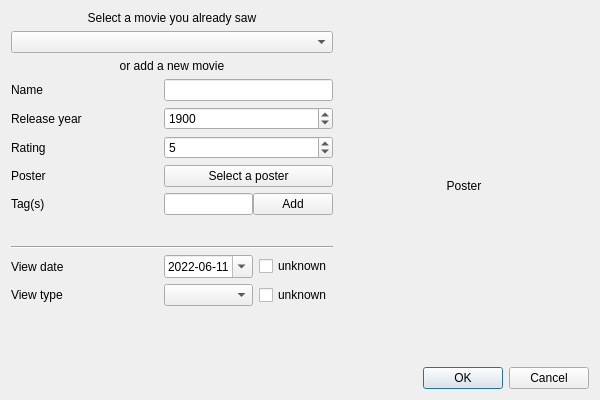
<?xml version="1.0" encoding="UTF-8"?>
<ui version="4.0">
 <class>AddViewDialog</class>
 <widget class="QDialog" name="AddViewDialog">
  <property name="geometry">
   <rect>
    <x>0</x>
    <y>0</y>
    <width>600</width>
    <height>400</height>
   </rect>
  </property>
  <property name="sizePolicy">
   <sizepolicy hsizetype="Preferred" vsizetype="Preferred">
    <horstretch>0</horstretch>
    <verstretch>0</verstretch>
   </sizepolicy>
  </property>
  <property name="windowTitle">
   <string>Add a view</string>
  </property>
  <property name="autoFillBackground">
   <bool>false</bool>
  </property>
  <property name="sizeGripEnabled">
   <bool>false</bool>
  </property>
  <property name="modal">
   <bool>true</bool>
  </property>
  <layout class="QGridLayout" name="gridLayout" columnstretch="6,4">
   <property name="sizeConstraint">
    <enum>QLayout::SetDefaultConstraint</enum>
   </property>
   <item row="0" column="0">
    <layout class="QGridLayout" name="FormLayout" columnstretch="50,50">
     <item row="11" column="1">
      <layout class="QHBoxLayout" name="ViewDateInputLayout" stretch="100,0">
       <item>
        <widget class="QDateEdit" name="MovieViewDateInput">
         <property name="sizePolicy">
          <sizepolicy hsizetype="Minimum" vsizetype="Fixed">
           <horstretch>0</horstretch>
           <verstretch>0</verstretch>
          </sizepolicy>
         </property>
         <property name="showGroupSeparator" stdset="0">
          <bool>false</bool>
         </property>
         <property name="dateTime">
          <datetime>
           <hour>0</hour>
           <minute>0</minute>
           <second>0</second>
           <year>2022</year>
           <month>6</month>
           <day>11</day>
          </datetime>
         </property>
         <property name="maximumDateTime">
          <datetime>
           <hour>23</hour>
           <minute>59</minute>
           <second>59</second>
           <year>9999</year>
           <month>12</month>
           <day>31</day>
          </datetime>
         </property>
         <property name="minimumDateTime">
          <datetime>
           <hour>0</hour>
           <minute>0</minute>
           <second>0</second>
           <year>1899</year>
           <month>12</month>
           <day>5</day>
          </datetime>
         </property>
         <property name="displayFormat">
          <string>yyyy-MM-dd</string>
         </property>
         <property name="calendarPopup">
          <bool>true</bool>
         </property>
        </widget>
       </item>
       <item>
        <widget class="QCheckBox" name="UnknownViewDateCheckbox">
         <property name="text">
          <string>unknown</string>
         </property>
         <property name="checked">
          <bool>false</bool>
         </property>
        </widget>
       </item>
      </layout>
     </item>
     <item row="12" column="1">
      <layout class="QHBoxLayout" name="ViewTypeInputLayout" stretch="100,0">
       <item>
        <widget class="QComboBox" name="ViewTypeComboBox">
         <property name="frame">
          <bool>true</bool>
         </property>
        </widget>
       </item>
       <item>
        <widget class="QCheckBox" name="UnknownViewTypeCheckbox">
         <property name="sizePolicy">
          <sizepolicy hsizetype="Minimum" vsizetype="Fixed">
           <horstretch>0</horstretch>
           <verstretch>0</verstretch>
          </sizepolicy>
         </property>
         <property name="text">
          <string>unknown</string>
         </property>
        </widget>
       </item>
      </layout>
     </item>
     <item row="8" column="1">
      <layout class="QHBoxLayout" name="TagsInputLayout" stretch="100,0">
       <property name="spacing">
        <number>0</number>
       </property>
       <item>
        <widget class="QLineEdit" name="TagsInput"/>
       </item>
       <item>
        <widget class="QPushButton" name="TagsAddButton">
         <property name="sizePolicy">
          <sizepolicy hsizetype="Minimum" vsizetype="Fixed">
           <horstretch>0</horstretch>
           <verstretch>0</verstretch>
          </sizepolicy>
         </property>
         <property name="text">
          <string>Add</string>
         </property>
        </widget>
       </item>
      </layout>
     </item>
     <item row="10" column="0" colspan="2">
      <widget class="Line" name="line">
       <property name="orientation">
        <enum>Qt::Horizontal</enum>
       </property>
      </widget>
     </item>
     <item row="1" column="0" colspan="2">
      <widget class="QComboBox" name="ExistingMoviesComboBox">
       <property name="focusPolicy">
        <enum>Qt::NoFocus</enum>
       </property>
      </widget>
     </item>
     <item row="3" column="1">
      <widget class="QLineEdit" name="MovieNameInput"/>
     </item>
     <item row="6" column="1">
      <widget class="QPushButton" name="PosterButton">
       <property name="text">
        <string>Select a poster</string>
       </property>
      </widget>
     </item>
     <item row="12" column="0">
      <widget class="QLabel" name="MovieViewTypeLabel">
       <property name="text">
        <string>View type</string>
       </property>
      </widget>
     </item>
     <item row="3" column="0">
      <widget class="QLabel" name="MovieNameLabel">
       <property name="text">
        <string>Name</string>
       </property>
      </widget>
     </item>
     <item row="0" column="0" colspan="2">
      <widget class="QLabel" name="SelectMovieLabel">
       <property name="layoutDirection">
        <enum>Qt::LeftToRight</enum>
       </property>
       <property name="text">
        <string>Select a movie you already saw</string>
       </property>
       <property name="alignment">
        <set>Qt::AlignCenter</set>
       </property>
      </widget>
     </item>
     <item row="5" column="1">
      <widget class="QSpinBox" name="MovieRatingInput">
       <property name="maximum">
        <number>10</number>
       </property>
       <property name="value">
        <number>5</number>
       </property>
      </widget>
     </item>
     <item row="13" column="0" colspan="2">
      <spacer name="verticalSpacer">
       <property name="orientation">
        <enum>Qt::Vertical</enum>
       </property>
       <property name="sizeHint" stdset="0">
        <size>
         <width>20</width>
         <height>40</height>
        </size>
       </property>
      </spacer>
     </item>
     <item row="8" column="0">
      <widget class="QLabel" name="TagsLabel">
       <property name="text">
        <string>Tag(s)</string>
       </property>
      </widget>
     </item>
     <item row="11" column="0">
      <widget class="QLabel" name="MovieViewDateLabel">
       <property name="text">
        <string>View date</string>
       </property>
      </widget>
     </item>
     <item row="2" column="0" colspan="2">
      <widget class="QLabel" name="NewMovieLabel">
       <property name="text">
        <string>or add a new movie</string>
       </property>
       <property name="alignment">
        <set>Qt::AlignCenter</set>
       </property>
      </widget>
     </item>
     <item row="9" column="0" colspan="2">
      <layout class="QHBoxLayout" name="TagsLayout">
       <property name="spacing">
        <number>6</number>
       </property>
       <item>
        <spacer name="horizontalSpacer">
         <property name="orientation">
          <enum>Qt::Horizontal</enum>
         </property>
         <property name="sizeHint" stdset="0">
          <size>
           <width>40</width>
           <height>25</height>
          </size>
         </property>
        </spacer>
       </item>
      </layout>
     </item>
     <item row="5" column="0">
      <widget class="QLabel" name="MovieRatingLabel">
       <property name="text">
        <string>Rating</string>
       </property>
      </widget>
     </item>
     <item row="4" column="0">
      <widget class="QLabel" name="MovieReleaseYearLabel">
       <property name="text">
        <string>Release year</string>
       </property>
      </widget>
     </item>
     <item row="4" column="1">
      <widget class="QSpinBox" name="MovieReleaseYearInput">
       <property name="minimum">
        <number>1870</number>
       </property>
       <property name="maximum">
        <number>2000</number>
       </property>
       <property name="value">
        <number>1900</number>
       </property>
      </widget>
     </item>
     <item row="6" column="0">
      <widget class="QLabel" name="PosterTextLabel">
       <property name="sizePolicy">
        <sizepolicy hsizetype="Expanding" vsizetype="Preferred">
         <horstretch>0</horstretch>
         <verstretch>0</verstretch>
        </sizepolicy>
       </property>
       <property name="text">
        <string>Poster</string>
       </property>
       <property name="alignment">
        <set>Qt::AlignLeading|Qt::AlignLeft|Qt::AlignVCenter</set>
       </property>
      </widget>
     </item>
     <item row="7" column="1">
      <layout class="QVBoxLayout" name="CustomColumnsInputLayout"/>
     </item>
     <item row="7" column="0">
      <layout class="QVBoxLayout" name="CustomColumnsLabelLayout"/>
     </item>
    </layout>
   </item>
   <item row="0" column="1">
    <widget class="QLabel" name="PosterLabel">
     <property name="minimumSize">
      <size>
       <width>250</width>
       <height>350</height>
      </size>
     </property>
     <property name="text">
      <string>Poster</string>
     </property>
     <property name="alignment">
      <set>Qt::AlignCenter</set>
     </property>
    </widget>
   </item>
   <item row="1" column="0" colspan="2">
    <widget class="QDialogButtonBox" name="ButtonBox">
     <property name="orientation">
      <enum>Qt::Horizontal</enum>
     </property>
     <property name="standardButtons">
      <set>QDialogButtonBox::Cancel|QDialogButtonBox::Ok</set>
     </property>
     <property name="centerButtons">
      <bool>false</bool>
     </property>
    </widget>
   </item>
  </layout>
 </widget>
 <tabstops>
  <tabstop>MovieNameInput</tabstop>
  <tabstop>MovieReleaseYearInput</tabstop>
  <tabstop>MovieRatingInput</tabstop>
  <tabstop>PosterButton</tabstop>
  <tabstop>TagsInput</tabstop>
  <tabstop>TagsAddButton</tabstop>
  <tabstop>MovieViewDateInput</tabstop>
  <tabstop>UnknownViewDateCheckbox</tabstop>
  <tabstop>ViewTypeComboBox</tabstop>
  <tabstop>UnknownViewTypeCheckbox</tabstop>
 </tabstops>
 <resources/>
 <connections>
  <connection>
   <sender>ButtonBox</sender>
   <signal>accepted()</signal>
   <receiver>AddViewDialog</receiver>
   <slot>accept()</slot>
   <hints>
    <hint type="sourcelabel">
     <x>257</x>
     <y>408</y>
    </hint>
    <hint type="destinationlabel">
     <x>157</x>
     <y>274</y>
    </hint>
   </hints>
  </connection>
  <connection>
   <sender>ButtonBox</sender>
   <signal>rejected()</signal>
   <receiver>AddViewDialog</receiver>
   <slot>reject()</slot>
   <hints>
    <hint type="sourcelabel">
     <x>325</x>
     <y>408</y>
    </hint>
    <hint type="destinationlabel">
     <x>286</x>
     <y>274</y>
    </hint>
   </hints>
  </connection>
 </connections>
</ui>
